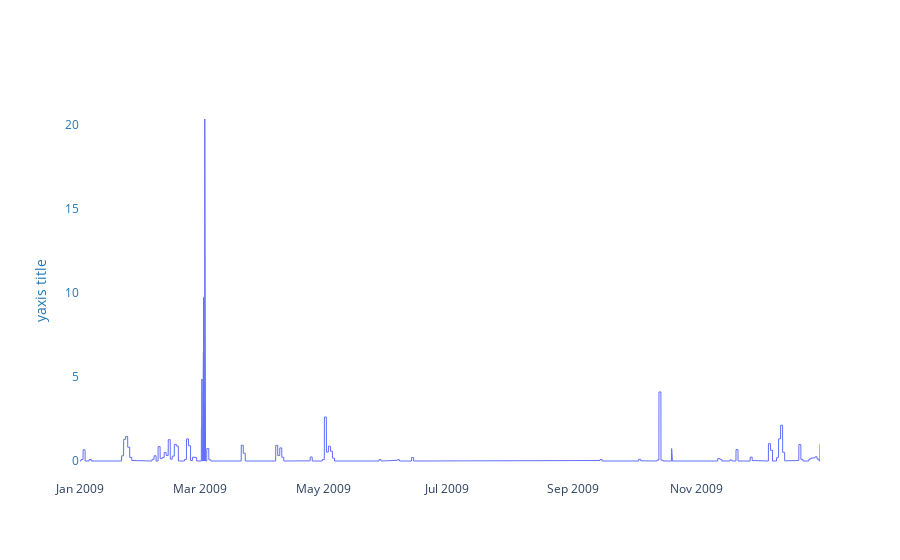

Here is the notebook cell this chart was saved with:
### Code cell
drys = pd.DataFrame({'dt':dt_vec, 'dry':bin_events})
# Create figure with secondary y-axis
fig = go.Figure()
for gid in list(data.keys()):
    # precip = pd.DataFrame({'dt':[x for x in range(len(data[gid]))], 'p':data[gid]})
    precip = pd.DataFrame({'dt':dt_vec, 'p':data[gid]})
    # precip = pd.DataFrame({'dt':range(len(data[gid])), 'p':data[gid]})
    # fig.add_trace(go.Scatter(
    #     name="Raw Data",
    #     mode="markers", x=summary[gid]["dt"], y=summary[gid]["t0"],
    #     marker_symbol="star",yaxis="y2"
    # ))
    fig.add_trace(go.Scatter(
        name="precip",
        mode="lines", x=precip["dt"], y=precip["p"],
        marker_symbol="star", line=dict(width=1),yaxis="y1"
    ))
    # fig.add_trace(go.Scatter(
    #     name="Raw Data",
    #     mode="markers", x=drys["dt"], y=drys["dry"],
    #     marker_symbol="circle",yaxis="y2"
    # ))

fig.update_layout(plot_bgcolor="white",yaxis=dict(
        title="yaxis title",
        titlefont=dict(
            color="#1f77b4"
        ),
        tickfont=dict(
            color="#1f77b4"
        )
    ),
    yaxis2=dict(
        title="yaxis2 title",
        # titlefont=dict(
        #     color="#ff7f0e"
        # ),
        # tickfont=dict(
        #     color="#ff7f0e"
        # ),
        anchor="free",
        overlaying="y",
        side="right",
        position=1
    ),)
        
fig.show()
# plt.plot(data)
# plt.plot(dry_periods)

### Figure 1 — Plotly figure (JSON) as saved in the notebook; plotly's stock layout.template omitted (floating-point values rounded to 4 significant figures; data arrays with more than 128 entries replaced by an {"elided": "..."} marker saying what was removed)
{"data": [{"line": {"width": 1}, "marker": {"symbol": "star"}, "mode": "lines", "name": "precip", "type": "scatter", "x": {"elided": "8760 str values"}, "y": {"elided": "8760 float values"}, "yaxis": "y"}], "layout": {"plot_bgcolor": "white", "yaxis": {"tickfont": {"color": "#1f77b4"}, "title": {"font": {"color": "#1f77b4"}, "text": "yaxis title"}}, "yaxis2": {"anchor": "free", "overlaying": "y", "position": 1, "side": "right", "title": {"text": "yaxis2 title"}}}}
